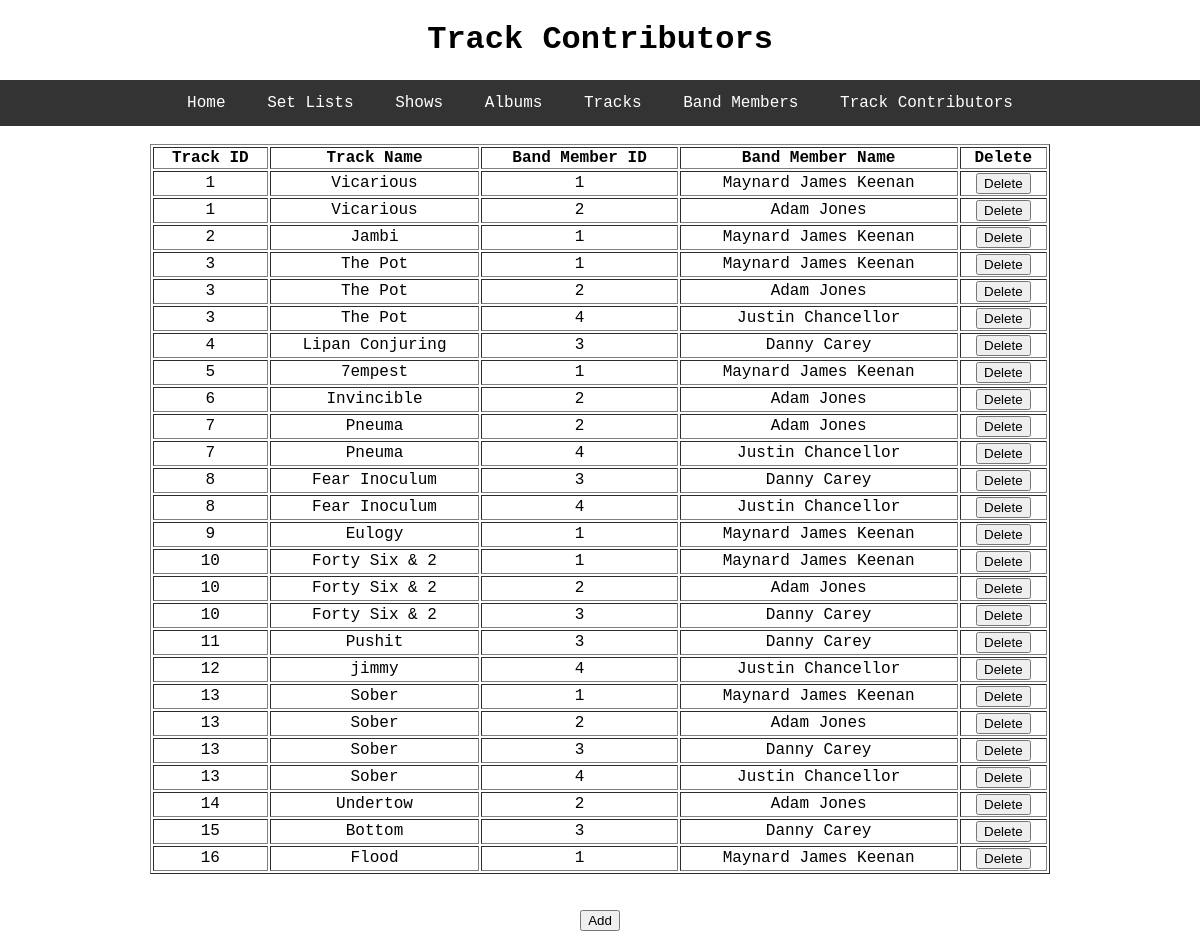
/track_contributors, run on an earlier commit of the app's database.
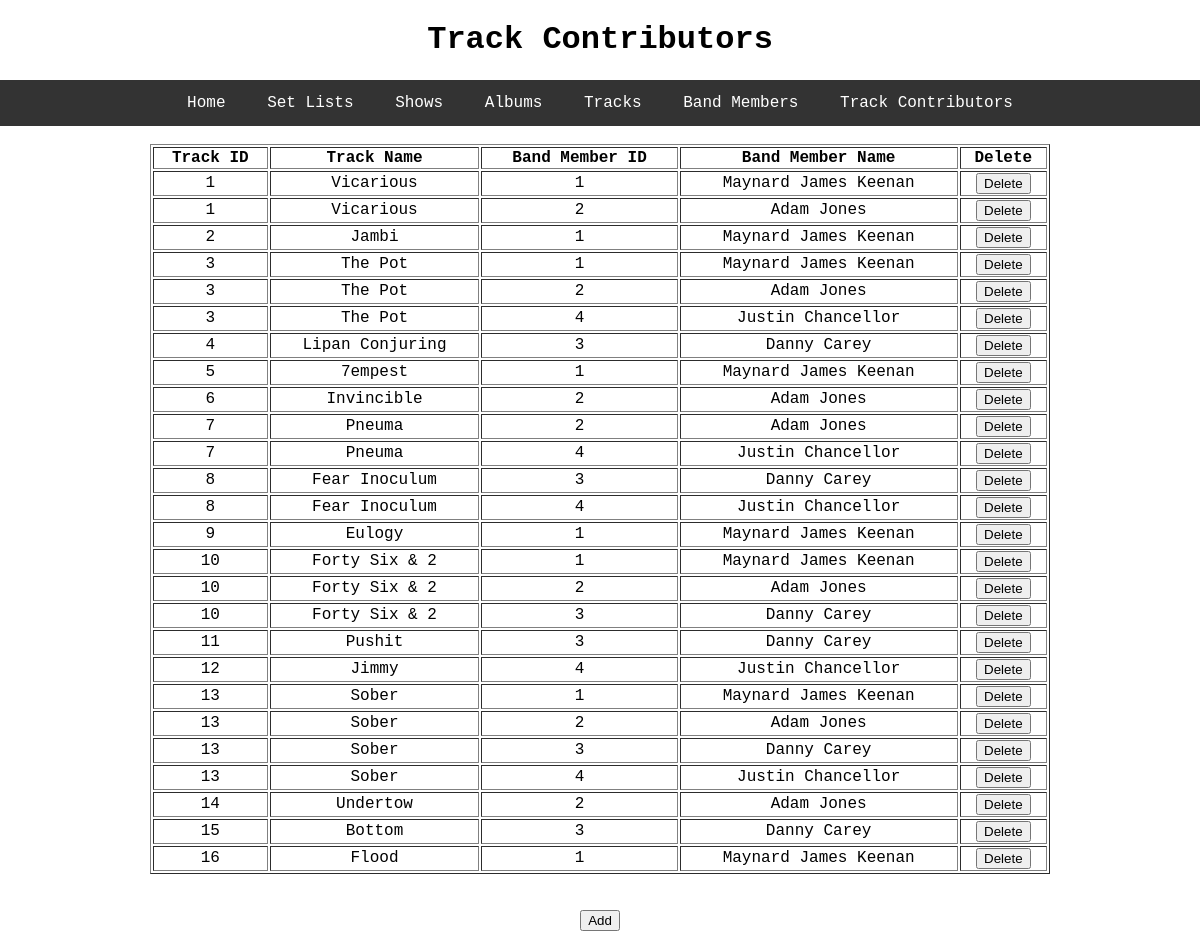
And on a later commit of the database.
### tables this page shows
CREATE TABLE "trackBandMember" (
	id INTEGER NOT NULL, 
	track_id INTEGER, 
	member_id INTEGER, 
	PRIMARY KEY (id), 
	FOREIGN KEY(track_id) REFERENCES track (id), 
	FOREIGN KEY(member_id) REFERENCES member (id)
);

### toolDB/models.py (models this page shows, shortened)
class Track(db.Model):
    id = db.Column(db.Integer, primary_key=True)
    track_name = db.Column(db.String, nullable=False)
    track_length = db.Column(db.Float, nullable=False)
    album_id = db.Column(db.Integer, db.ForeignKey('album.id'), nullable=False)
    member_track = db.relationship('Member', secondary='trackBandMember', backref='track', lazy=True)
    set_list_track = db.relationship('SetList', cascade='all, delete', backref='track', lazy=True)

class Member(db.Model):
    id = db.Column(db.Integer, primary_key=True)
    member_name = db.Column(db.String, nullable=False)
    instrument = db.Column(db.String, nullable=False)
    birthdate = db.Column(db.String, nullable=False)

### toolDB/select_db/routes.py (the view)
@select.route('/track_contributors')
def track_contributors():
    rows = db.session.execute('SELECT trackBandMember.id, trackBandMember.track_id, track.track_name, trackBandMember.member_id, member.member_name FROM trackBandMember JOIN track ON trackBandMember.track_id = track.id JOIN member ON trackBandMember.member_id = member.id;')
    return render_template('track_contributors.html', title='Track Contributors', header='Track Contributors', rows=rows)

### toolDB/templates/track_contributors.html
{% extends "layout.html" %}
{% block content %}
	<table style="width:75%" table border="1" table align = "center">
		<thead>
		  <th>Track ID</th>
		  <th>Track Name</th>
		  <th>Band Member ID</th>
		  <th>Band Member Name</th>
		  <th>Delete</th>
		</thead>
		<tbody>
		  {% for r in rows %}
		  	<tr>
				<td>{{ r[1] }}</td>
				<td>{{ r[2] }}</td>
				<td>{{ r[3] }}</td>
				<td>{{ r[4] }}</td>
				<td><input type="button" name = "Delete" value = "Delete" onclick = "window.location='/delete_contributor/{{r.0}}'"></td>
		  	</tr>
		  {% endfor %}
		</tbody>
	</table>
	<br>
	<br>
	<a href="{{ url_for('insert.add_track_contributors') }}"><button type="button">Add</button></a>
	<br>
	<br>
{% endblock content %}

What changed in the data, as far as the page shows it:
changed through a linked row, trackBandMember: track_name "jimmy" → "Jimmy"
